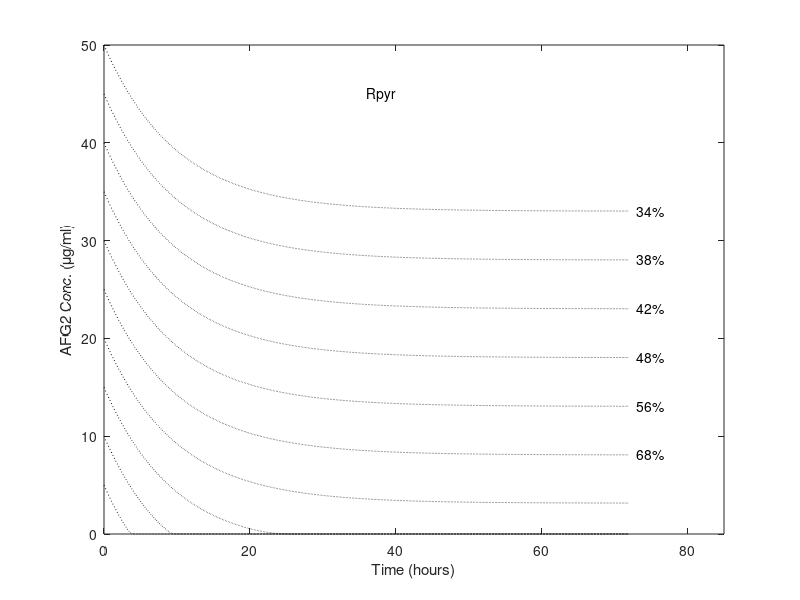
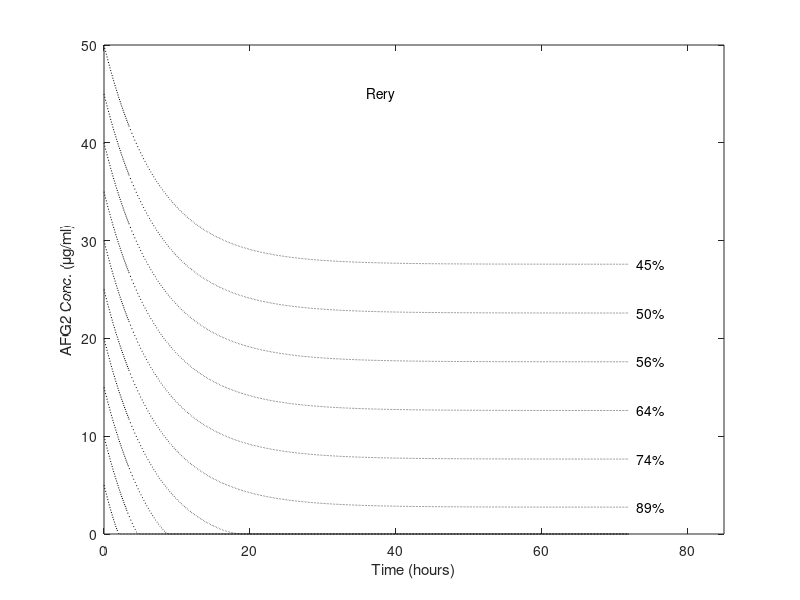
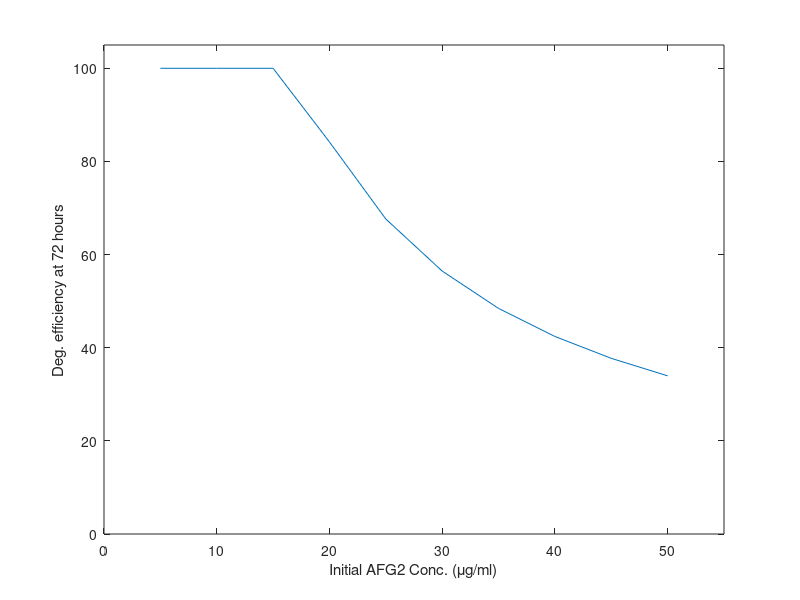
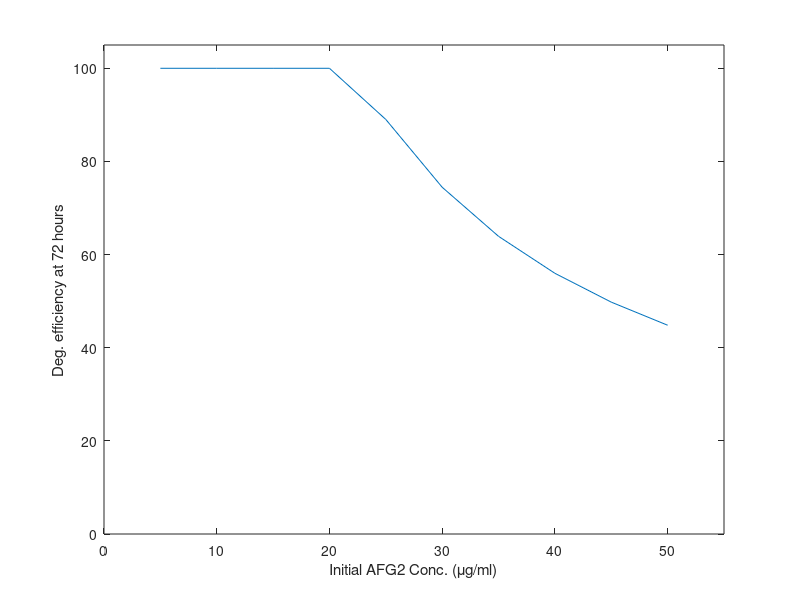

MATLAB code for these plots, in order:
clear
T0rng = 5:5:50;
NT0 = length(T0rng);
dts = 0.05;
trng = 0:dts:72;
Nt = length(trng);
E = zeros(1,Nt);
T_Rps = zeros(NT0,Nt);
T_Res = zeros(NT0,Nt);
DegEff_Rp = zeros(1,NT0);
DegEff_Re = zeros(1,NT0);
Km = 0.1;

E0_Rpm = 1.7203;
dE_Rpm = 0.1010;

E0_Rem = 3.0161;
dE_Rem = 0.1342;

cnt = 0;
for T0 = T0rng
    cnt = cnt+1;
    
    
    %% Simulating the dynamics
    % T0 = mean(T_Rp(:,1)); % initial toxin concentration, ug/ml
    c = 1;
    T_Rps(cnt,c) = T0;
    E(c) = E0_Rpm;
    for t = trng(1:length(trng)-1)
        c = c+1;
        E(c) = E(c-1) - dts*dE_Rpm*E(c-1);
        T_Rps(cnt,c) = T_Rps(cnt,c-1) - dts*E(c-1)*T_Rps(cnt,c-1)/(T_Rps(cnt,c-1)+Km);
    end
    DegEff_Rp(cnt) = (1-T_Rps(cnt,Nt)/T0rng(cnt))*100;
    
    % T0 = mean(T_Re(:,1)); % initial toxin concentration, ug/ml
    c = 1;
    T_Res(cnt,c) = T0;
    E(c) = E0_Rem;
    for t = trng(1:length(trng)-1)
        c = c+1;
        E(c) = E(c-1) - dts*dE_Rem*E(c-1);
        T_Res(cnt,c) = T_Res(cnt,c-1) - dts*E(c-1)*T_Res(cnt,c-1)/(T_Res(cnt,c-1)+Km);
    end
    DegEff_Re(cnt) = (1-T_Res(cnt,Nt)/T0rng(cnt))*100;
end

figure
plot(trng,T_Rps,'k:')
text(36,45,'Rpyr')
xlim([0 85])
ylim([0 50])
xlabel('Time (hours)')
ylabel('AFG2 Conc. (\mug/ml)')
for cc = NT0-5:NT0
    text(73,T_Rps(cc,Nt),strcat(num2str(round(DegEff_Rp(cc))),'%'))
end

figure
plot(trng,T_Res,'k:')
text(36,45,'Rery')
xlim([0 85])
ylim([0 50])
xlabel('Time (hours)')
ylabel('AFG2 Conc. (\mug/ml)')
for cc = NT0-5:NT0
    text(73,T_Res(cc,Nt),strcat(num2str(round(DegEff_Re(cc))),'%'))
end

figure
plot(T0rng,DegEff_Rp)
xlim([0 55])
ylim([0 105])
set(gca,'XTick',[0 10 20 30 40 50])
xlabel('Initial AFG2 Conc. (\mug/ml)')
ylabel('Deg. efficiency at 72 hours')

figure
plot(T0rng,DegEff_Re)
xlim([0 55])
ylim([0 105])
set(gca,'XTick',[0 10 20 30 40 50])
xlabel('Initial AFG2 Conc. (\mug/ml)')
ylabel('Deg. efficiency at 72 hours')
